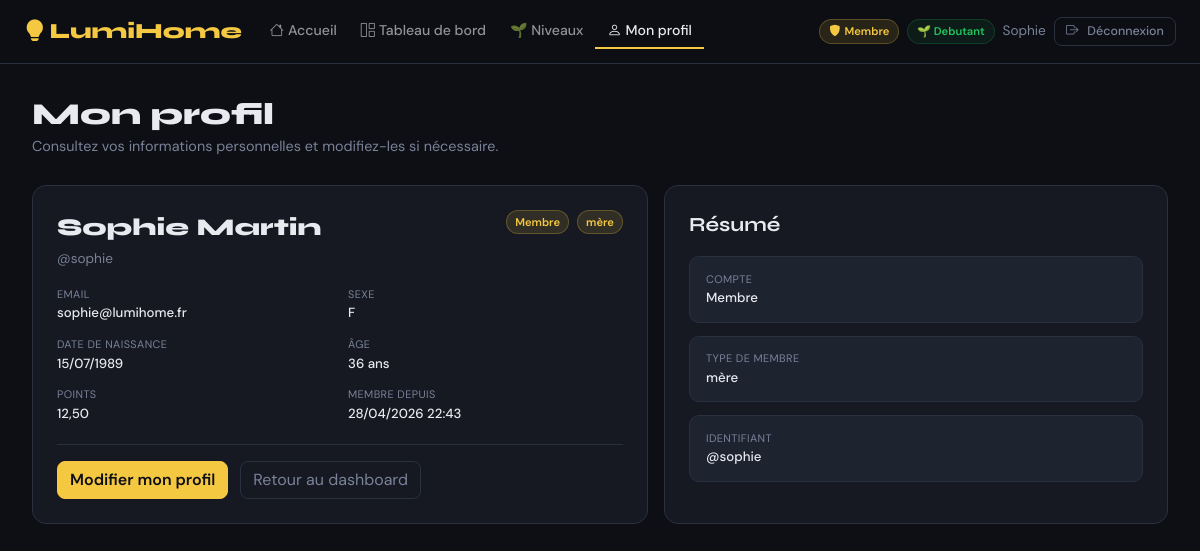
The page /Lumihome/index.php?page=profil (signed in) on the database as committed earlier.
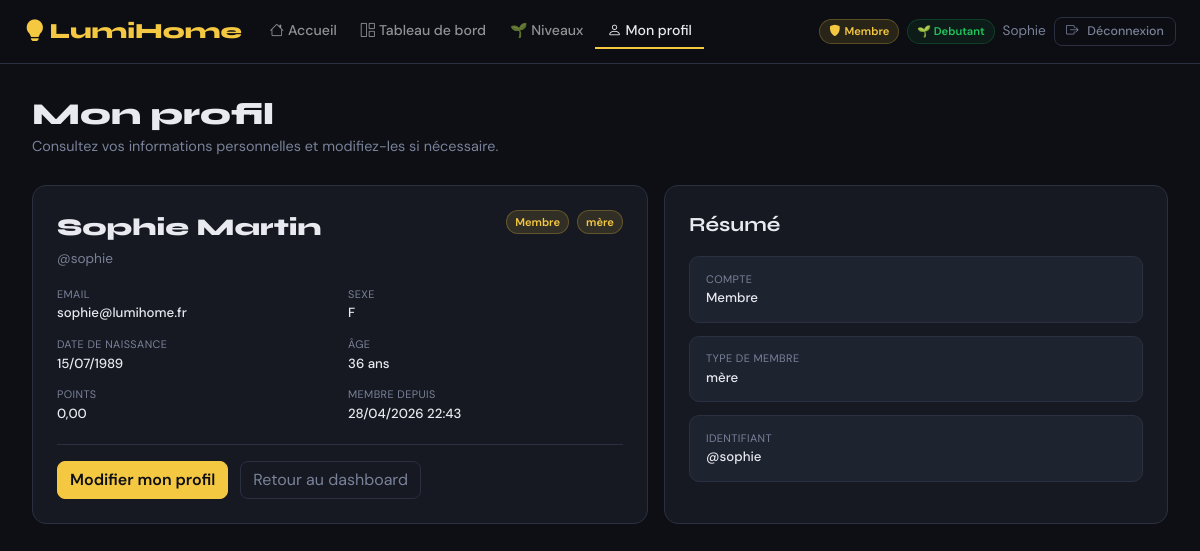
The same page on the database as committed later.
### tables this page shows
CREATE TABLE IF NOT EXISTS utilisateurs (
    id              INT AUTO_INCREMENT PRIMARY KEY,
    login           VARCHAR(50)  NOT NULL UNIQUE,
    nom             VARCHAR(100) NOT NULL,
    prenom          VARCHAR(100) NOT NULL,
    email           VARCHAR(150) NOT NULL UNIQUE,
    mot_de_passe    VARCHAR(255) NOT NULL,
    role            ENUM('visiteur','membre','admin') DEFAULT 'membre',
    est_banni       BOOLEAN DEFAULT FALSE,
    raison_ban      TEXT,
    age             INT,
    sexe            ENUM('M','F','Autre'),
    date_naissance  DATE,
    type_membre     VARCHAR(50) DEFAULT 'habitant',
    points          FLOAT DEFAULT 0,
    created_at      DATETIME DEFAULT CURRENT_TIMESTAMP
);

### Lumihome/includes/config.php (called while the page is built, shortened)
<?php
function escape(string $s): string {
    return htmlspecialchars($s, ENT_QUOTES, 'UTF-8');
}

### Lumihome/pages/profil.php (the view, shortened to what this page needs)
<?php
$profil       = null;
$age          = '-';
try {
    $pdo = db();
    $st  = $pdo->prepare('
        SELECT id, login, nom, prenom, email, role, sexe,
               date_naissance, type_membre, points, created_at
        FROM utilisateurs
        WHERE id = ?
        LIMIT 1
    ');
    $st->execute([$_SESSION['user_id']]);
    $profil = $st->fetch();
    if (!$profil) {
        $erreur_profil = 'Profil introuvable.';
    } elseif (!empty($profil['date_naissance'])) {
        $age = (new DateTime($profil['date_naissance']))->diff(new DateTime())->y . ' ans';
    }
} catch (Exception $e) {
    $erreur_profil = 'Impossible de charger le profil.';
}
$prenom      = escape($profil['prenom']      ?? '');
$nom         = escape($profil['nom']         ?? '');
$email       = escape($profil['email']       ?? '');
$login       = escape($profil['login']       ?? '');
$role        = escape($profil['role']        ?? 'membre');
$sexe        = $profil['sexe']               ?? 'Autre';
$dob         = escape($profil['date_naissance'] ?? '');
$type_membre = $profil['type_membre']        ?? 'habitant';
$points      = isset($profil['points'])
               ? number_format((float) $profil['points'], 2, ',', ' ')
               : '0';
$created_at  = !empty($profil['created_at'])
               ? date('d/m/Y H:i', strtotime($profil['created_at']))
               : '-';
?>
<div class="page">
  <div style="margin-bottom:1.75rem">
    <h1 style="font-family:Syne,sans-serif;font-size:1.9rem;font-weight:800;margin-bottom:.2rem">
      Mon profil
    </h1>
    <p style="font-size:.9rem;color:var(--muted)">
      Consultez vos informations personnelles et modifiez-les si nécessaire.
    </p>
  </div>
  <div class="profil-grid" style="display:grid;grid-template-columns:1.1fr .9fr;gap:1rem">
    <div class="card">
      <div style="display:flex;justify-content:space-between;align-items:flex-start;
                  gap:1rem;flex-wrap:wrap;margin-bottom:1rem">
        <div>
          <div style="font-family:Syne,sans-serif;font-size:1.5rem;font-weight:800;color:#e8eaf0">
            <?= $prenom . ' ' . $nom ?>
          </div>
          <div style="font-size:.85rem;color:var(--muted);margin-top:.2rem">
            @<?= $login ?>
          </div>
        </div>
        <div style="display:flex;gap:.5rem;flex-wrap:wrap">
          <span class="badge-role <?= $role === 'admin' ? 'badge-admin' : '' ?>">
            <?= ucfirst($role) ?>
          </span>
          <span class="badge-role"><?= escape($type_membre) ?></span>
        </div>
      </div>
      <div style="display:grid;grid-template-columns:1fr 1fr;gap:.8rem 1rem">
        <div>
          <div class="meta-lbl">Email</div>
          <div class="meta-val" style="color:#e8eaf0"><?= $email ?></div>
        </div>
        <div>
          <div class="meta-lbl">Sexe</div>
          <div class="meta-val" style="color:#e8eaf0"><?= escape($sexe) ?></div>
        </div>
        <div>
          <div class="meta-lbl">Date de naissance</div>
          <div class="meta-val" style="color:#e8eaf0"><?= $dob ? date('d/m/Y', strtotime($dob)) : '-' ?></div>
        </div>
        <div>
          <div class="meta-lbl">Âge</div>
          <div class="meta-val" style="color:#e8eaf0"><?= $age ?></div>
        </div>
        <div>
          <div class="meta-lbl">Points</div>
          <div class="meta-val" style="color:#e8eaf0"><?= $points ?></div>
        </div>
        <div>
          <div class="meta-lbl">Membre depuis</div>
          <div class="meta-val" style="color:#e8eaf0"><?= $created_at ?></div>
        </div>
      </div>
      <div style="margin-top:1.25rem;padding-top:1rem;border-top:1px solid var(--border);
                  display:flex;gap:.75rem;flex-wrap:wrap">
        <button class="btn btn-primary" onclick="toggleEditProfil()">
          Modifier mon profil
        </button>
        <a class="btn btn-outline" href="/Lumihome/index.php?page=dashboard">
          Retour au dashboard
        </a>
      </div>
    </div>
    <div class="card">
      <div class="sec-title" style="margin-bottom:1rem">Résumé</div>
      <div style="display:grid;gap:.8rem">
        <div style="padding:.85rem 1rem;background:var(--surface2);
                    border:1px solid var(--border);border-radius:10px">
          <div class="meta-lbl">Compte</div>
          <div class="meta-val" style="color:#e8eaf0"><?= ucfirst($role) ?></div>
        </div>
        <div style="padding:.85rem 1rem;background:var(--surface2);
                    border:1px solid var(--border);border-radius:10px">
          <div class="meta-lbl">Type de membre</div>
          <div class="meta-val" style="color:#e8eaf0"><?= escape($type_membre) ?></div>
        </div>
        <div style="padding:.85rem 1rem;background:var(--surface2);
                    border:1px solid var(--border);border-radius:10px">
          <div class="meta-lbl">Identifiant</div>
          <div class="meta-val" style="color:#e8eaf0">@<?= $login ?></div>
        </div>
      </div>
    </div>
  </div>
</div>

Rows that differ between the two databases and show on the page:
changed utilisateurs "Sophie": points "12,50" → "0,00"
